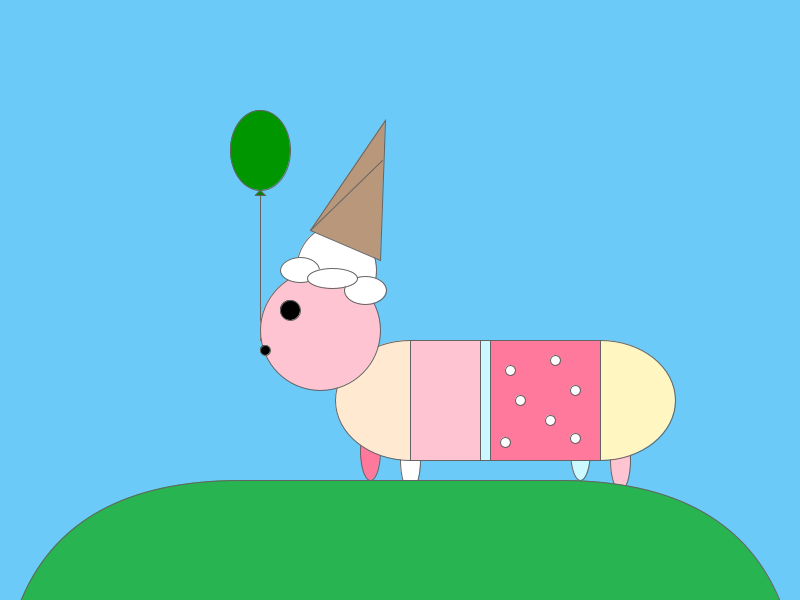
Frame 1 (no input)
Frame 60 (the mouse pressed at the canvas centre just before this capture): identical to frame 1, image omitted
Frame 120 (the mouse held since frame 60 and released just before this capture): identical to frame 1, image omitted

The Processing sketch that drew this single still picture (run headless with seeded random() and noise(); from frame 60 on, the mouse is pressed at the canvas centre):

// Processing sketch: processing_135222
// ── processing_135222.pde

int p= 255;
 int n= 196;
 int k= 210;
 //Main Color Pink = p,n,k
 
 int a= 10; //SPOTS
 int w= 255; //SPOTS COLOR

float headWidth = 60;
float headHeight = 80;

int startX = 260;
int startY = 150;

int stopX = 260;
int stopY = -200;

float x = startX = startX;
float y = startY = startY;

float step = 0.005;
float pct = 0.0;

int time1 = 2000;
int time2 = 4000;
int time3 = 5000;
 
void setup() {
 size(800,600);
}

void draw() {
 int currentTime = millis();
 background(107,202,247);
 
 fill(0,150,0);
 stroke(100);
 smooth();
 
 if(currentTime > time2) {
 if(pct < 1.0) {
   x = startX + ((stopX - startX) * pct);
   y = startY + ((stopY - startY) * pct);
   pct += step;
 }
}
 
//Balloon   
 ellipse(x,y,headWidth,headHeight);//head
 line(x,y + headHeight/2,x,y + headHeight/2 + 150);//string
 fill(0,130,0);
 triangle(x,y + headHeight/2, x + 5, y + headHeight/2 + 5,x - 5, y + headHeight/2 + 5);//tie


//DOG 
translate(200,100);

//HAT
fill(255);
ellipse(136,170,80,90);
 
//LEGS
fill(255);
ellipse(210,360,20,60);
fill(255,121,157);
ellipse(170,350,20,60);
fill(p,n,k);
ellipse(420,360,20,60);
fill(203,249,255);
ellipse(380,350,20,60);
 
fill(255,233,209);
ellipse(210,300,150,120);
fill(255,246,193);
ellipse(400,300,150,120);
fill(p,n,k);
rect(210,240,80,120);
fill(203,249,255);
rect(280,240,10,120);
fill(255,121,157);
rect(290,240,110,120);
 
 
//FACE
fill(p,n,k);
ellipse(120,230,120,120);
 
//EYE
fill(0);
ellipse(90,210,20,20);
 
//NOSE
ellipse(65,250,10,10);

if(currentTime > time3) {
 fill(119,178,206);
 triangle(90,220,100,235,80,235); 
}

fill(255);
ellipse(310,270,a,a);
ellipse(375,290,a,a);
ellipse(305,342,a,a);
ellipse(350,320,a,a);
ellipse(375,338,a,a);
ellipse(320,300,a,a);
ellipse(355,260,a,a);
 
//Hat Front
fill(255);
ellipse(165,190,42,28);
ellipse(100,170,39,25);
ellipse(132,178,50,20);
 
//CONE
fill(185,151,122);
triangle(110,130,185,20,180,160);
line(110,130,182,60);
translate(-200, -100);

fill(40,180,80);
rect(0,480,800,480,800,600,0,600);
}
